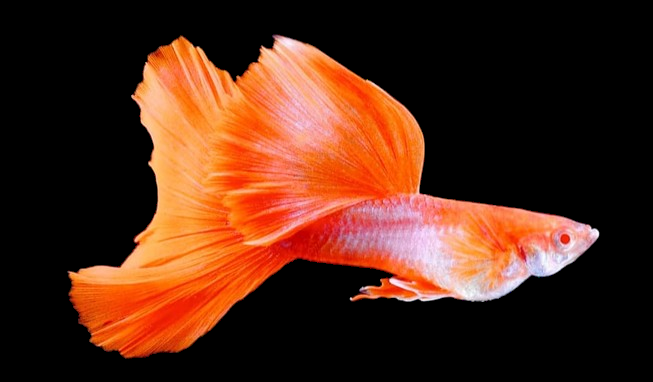
#> input picture python/jobsheet9/img/guppyTrans2.png, 653 x 382 px, found by its file name
$ python 9.3penghampiran.py
#> lines starting #> are read from the running program, lines starting #| are printed output that depends on the picture; after the words box and inside, x2 and y2 are one past the last pixel; in counts of white or black regions, pixels touching at a corner belong together
import cv2
import numpy as np

path_gambar = r'python\jobsheet9\img\guppyTrans2.png'
citra = cv2.imread(path_gambar, 0)
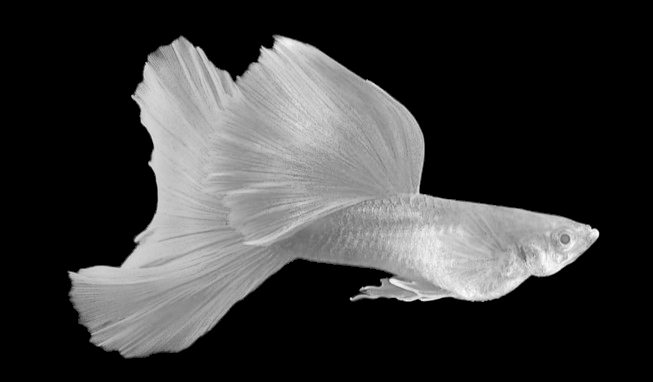
#> citra: shape (382, 653); min 0, max 253, mean 57.3

if citra is None:
    print("Error: Gambar tidak dapat dibaca")
    exit()

citraBerwarna = cv2.cvtColor(citra, cv2.COLOR_GRAY2BGR)
kontur, hierarki = cv2.findContours(citra, cv2.RETR_EXTERNAL, cv2.CHAIN_APPROX_NONE)
#> kontur = 1 contour; box (x1, y1, x2, y2) and area: (67, 34, 600, 359) 84357

if kontur:
    kontur_pertama = kontur[0]
#> kontur_pertama = contour of 1528 points, box (x1, y1, x2, y2) (67, 34, 600, 359), area 84357
    print("Jumlah piksel semula:", len(kontur_pertama))
#| Jumlah piksel semula: 1528

    epsilon = 0.001 * cv2.arcLength(kontur_pertama, True)
#> epsilon = 1.78
    approx = cv2.approxPolyDP(kontur_pertama, epsilon, True)
#> approx = contour of 88 points, box (x1, y1, x2, y2) (68, 34, 600, 359), area 84288

    print("Jumlah piksel sekarang:", len(approx))
#| Jumlah piksel sekarang: 88

    cv2.drawContours(citraBerwarna, [approx], -1, (255, 0, 255), 8)
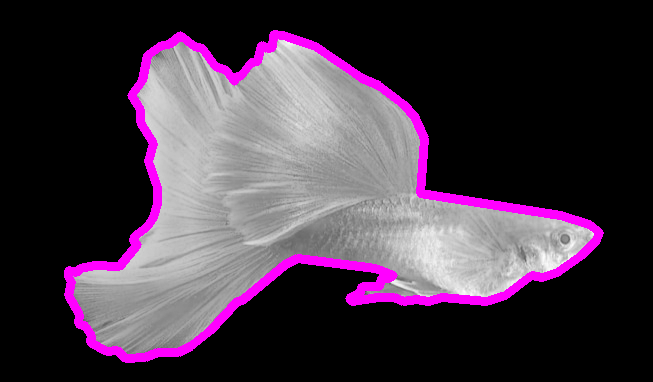
#> citraBerwarna: shape (382, 653, 3); mean B, G, R 67.7, 52.7, 67.7

    cv2.imshow("Hasil", citraBerwarna)
    cv2.waitKey(0)
    cv2.destroyAllWindows()
else:
    print("Tidak ada kontur yang ditemukan.")

$ run again, with python/jobsheet9/img/guppyBiru.png copied over python/jobsheet9/img/guppyTrans2.png
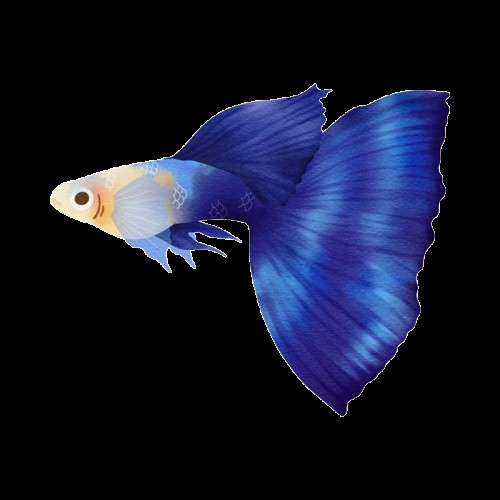
#> input picture python/jobsheet9/img/guppyBiru.png, 500 x 500 px, found by its file name
#> `citra = cv2.imread(path_gambar, 0)`:
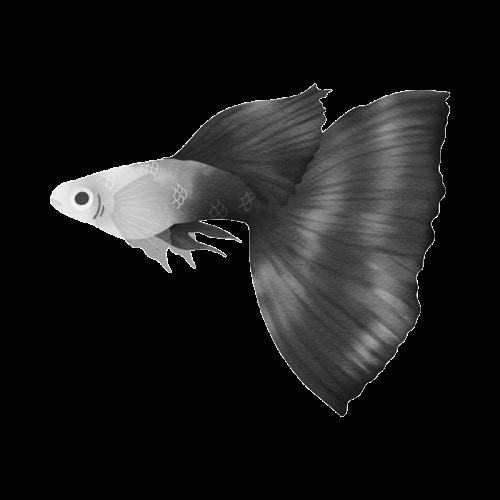
#> citra: shape (500, 500); min 0, max 255, mean 24.8
#> kontur = 1 contour; box (x1, y1, x2, y2) and area: (50, 83, 450, 417) 65862
#> kontur_pertama = contour of 1423 points, box (x1, y1, x2, y2) (50, 83, 450, 417), area 65862
#| Jumlah piksel semula: 1423
#> epsilon = 1.65
#> approx = contour of 86 points, box (x1, y1, x2, y2) (50, 83, 450, 417), area 65888
#| Jumlah piksel sekarang: 86
#> `cv2.drawContours(citraBerwarna, [approx], -1, (255, 0, 255), 8)`:
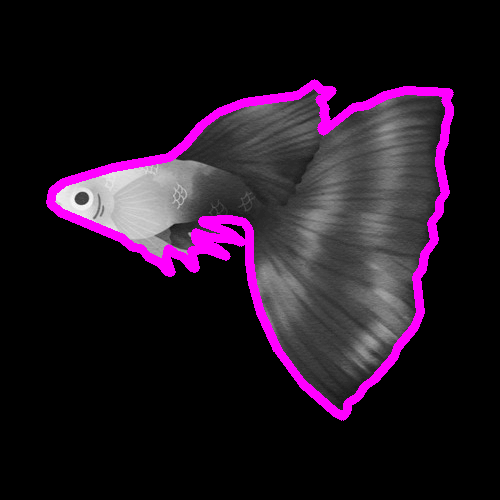
#> citraBerwarna: shape (500, 500, 3); mean B, G, R 35, 21.4, 35
